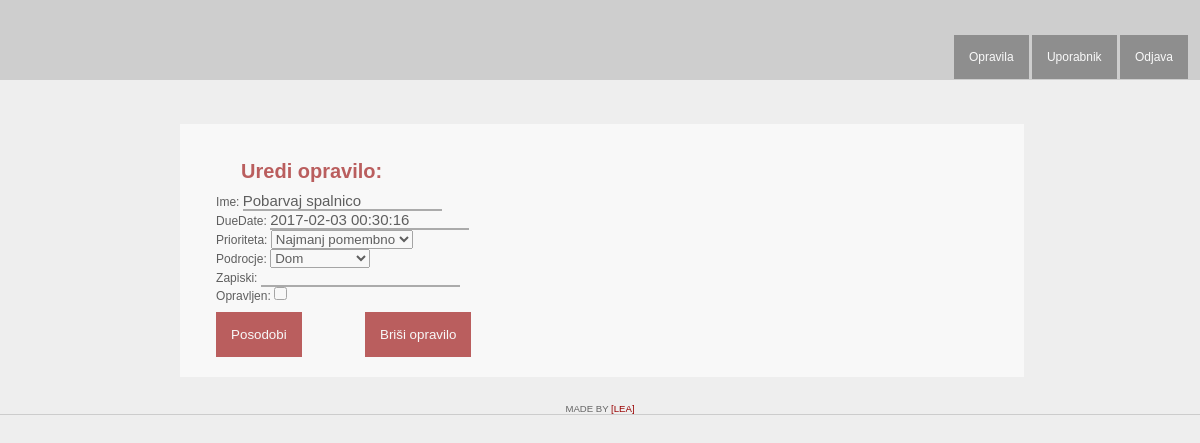
/urediOpravilo/24/, run on the app's committed database.
### toDo/models.py (models this page shows, shortened)
class Opravilo(models.Model):
	uporabnik = models.ForeignKey(User, on_delete=models.CASCADE)
	ime = models.CharField(max_length=200)
	dueDate = models.DateTimeField(default=datetime.datetime.now)
	prioriteta = models.CharField(max_length=1,choices=PRIORITETA, default=1)
	podrocje = models.CharField(max_length=1, choices=PODROCJE, default=1)
	zapiski = models.CharField(max_length=400, blank = True)
	opravljen = models.BooleanField(default=False)

### toDo/views.py (the view)
# urls.py: url(r'urediOpravilo/(?P<id>[0-9]+)/', views.OpraviloUpdate, name ='uredi_opravilo'),
def OpraviloUpdate(request,id):
	instance = Opravilo.objects.get(id=id)
	form = UrediOpraviloForm(request.POST or None, instance=instance)
	if request.method == 'POST':
		if form.is_valid():
			form.save()
			return HttpResponseRedirect(reverse('preglej_opravila'))
	return render(request, 'toDo/uredi_opravilo.html', {'form': form, 'id':id})

### toDo/forms.py
class UrediOpraviloForm(forms.ModelForm):
	class Meta:
		model = Opravilo
		fields = ['ime', 'dueDate', 'prioriteta', 'podrocje', 'zapiski', 'opravljen']

### toDo/templates/toDo/uredi_opravilo.html (shortened to what this page needs)
<!DOCTYPE html>
<html lang="en">
<head>
    {% load staticfiles %}
    <link rel="stylesheet" href="{% static 'toDo/css/opravila.css' %}" type="text/css" />
</head>
<body>
	<div id="page">
        <div id="wrap">
            <div id="navBar">
                <ul>
                    <li><a href="{% url 'preglej_opravila'%}">Opravila</a></li>
                    <li><a href="{% url 'uporabnik' %}">Uporabnik</a></li>
                    <li><a href="{% url 'index' %}">Odjava</a></li>
                </ul>
            </div>
        </div>
        <div class="containerReg">
            <div id="Registracija">
				<h2>Uredi opravilo:</h2>
				<form method='POST' action="{% url 'uredi_opravilo' id%}" >{% csrf_token %}
					{{form.as_p}}
					<input type='submit' value='Posodobi'/>
					<a href="{% url 'brisi_opravilo' id%}">
						<input type="button" value="Briši opravilo" />
					</a>
				</form>
            </div>
        </div>
		<div id="footer">
			<p>
				Made by <a href="/" target="_blank">[Lea]</a>
			</p>
		</div>
	</div>
</body>
</html>

### toDo/static/toDo/css/opravila.css (style rules this page uses)
* { margin:0px; padding: 0px; }
p { line-height: 1em; }
h1, h2, h3, h4 { color: #990000; line-height: 1.1em; margin: 0 0 .5em 0; }
h2 { font-size: 20px; font-family: Century Gothic,CenturyGothic,AppleGothic,sans-serif; font-weight: bold; margin-top:10px; margin-left: 25px; color:#990000; }
a { color: #990000; text-decoration: none; }
body { font-family: Century Gothic,CenturyGothic,AppleGothic,sans-serif; font-size: 12px; line-height: 1.2em; width: 100%; margin:0; background: #eee; }
#page { margin: 0; }
#wrap { background:#c1c1c1; height: 80px; opacity: 0.7; filter: alpha(opacity=70); }
#navBar { margin-right: 1%; margin-top: 50px; width: 60%; display: inline-block; text-align: right; float: right; }
#navBar ul li { display: inline-block; height: 50px; }
#navBar ul li a { text-decoration: none; padding: 15px; background: #666; font-family:Century Gothic,CenturyGothic,AppleGothic,sans-serif; color: white; transition: all 0.3s ease; }
.containerReg { margin-left: 15%; margin-top:2%; background-color: white; padding: 20px; clear: both; opacity: 0.6; filter: alpha(opacity=60); height: auto; overflow: hidden; width: 67%; display: inline-block; }
#Registracija { margin-left: 2%; margin-top: 2%; }
input[type="submit"] { margin-top:10px; background-color: #990000; color: white; padding: 15px; border: none; font-family: Century Gothic,CenturyGothic,AppleGothic,sans-serif; transition: all 0.3s ease; cursor: pointer; }
input[type="text"] { border: 0; outline: 0; font-family:Century Gothic,CenturyGothic,AppleGothic,sans-serif; font-size: 15px; background: transparent; border-bottom: 2px solid grey; margin: auto; }
input[type="button"],input[type="reset"] { margin-left: 60px; margin-top:10px; background-color: #990000; color: white; padding: 15px; border: none; font-family: Century Gothic,CenturyGothic,AppleGothic,sans-serif; transition: all 0.3s ease; cursor: pointer; }
#footer { border-bottom: 1px #ccc solid; margin-bottom: 10px; margin-top: 2%; }
#footer p { text-align: center; text-transform: uppercase; font-size: 80%; color: #666; }

### data on the page
Opravilo: ime "Pobarvaj spalnico", dueDate "2017-02-03 00:30:16", prioriteta "Najmanj pomembno", podrocje "Dom"
